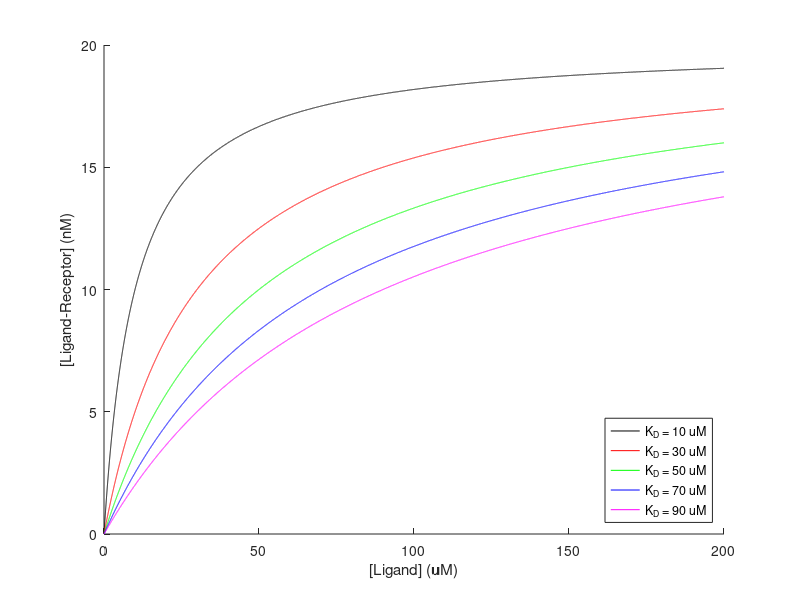

MATLAB code to generate this figure:

colors = repmat('krgbmc',1,300) ;
% this is to define colors for plotting

% another way to do a comment

L = 0:0.01:200 ;
Rtot = 20 ;

figure
hold on 

KD = 10 ;
LR = Rtot*L./(L + KD) ;
plot(L,LR,colors(1))

KD = 30 ;
LR = Rtot*L./(L + KD) ;
plot(L,LR,colors(2))

KD = 50 ;
LR = Rtot*L./(L + KD) ;
plot(L,LR,colors(3))

KD = 70 ;
LR = Rtot*L./(L + KD) ;
plot(L,LR,colors(4))

KD = 90 ;
LR = Rtot*L./(L + KD) ;
plot(L,LR,colors(5))

xlabel('[Ligand] (uM)')
ylabel('[Ligand-Receptor] (nM)')
legend('K_D = 10 uM','K_D = 30 uM', ...
  'K_D = 50 uM','K_D = 70 uM', ...
  'K_D = 90 uM', ...
  'Location','SouthEast')

    



